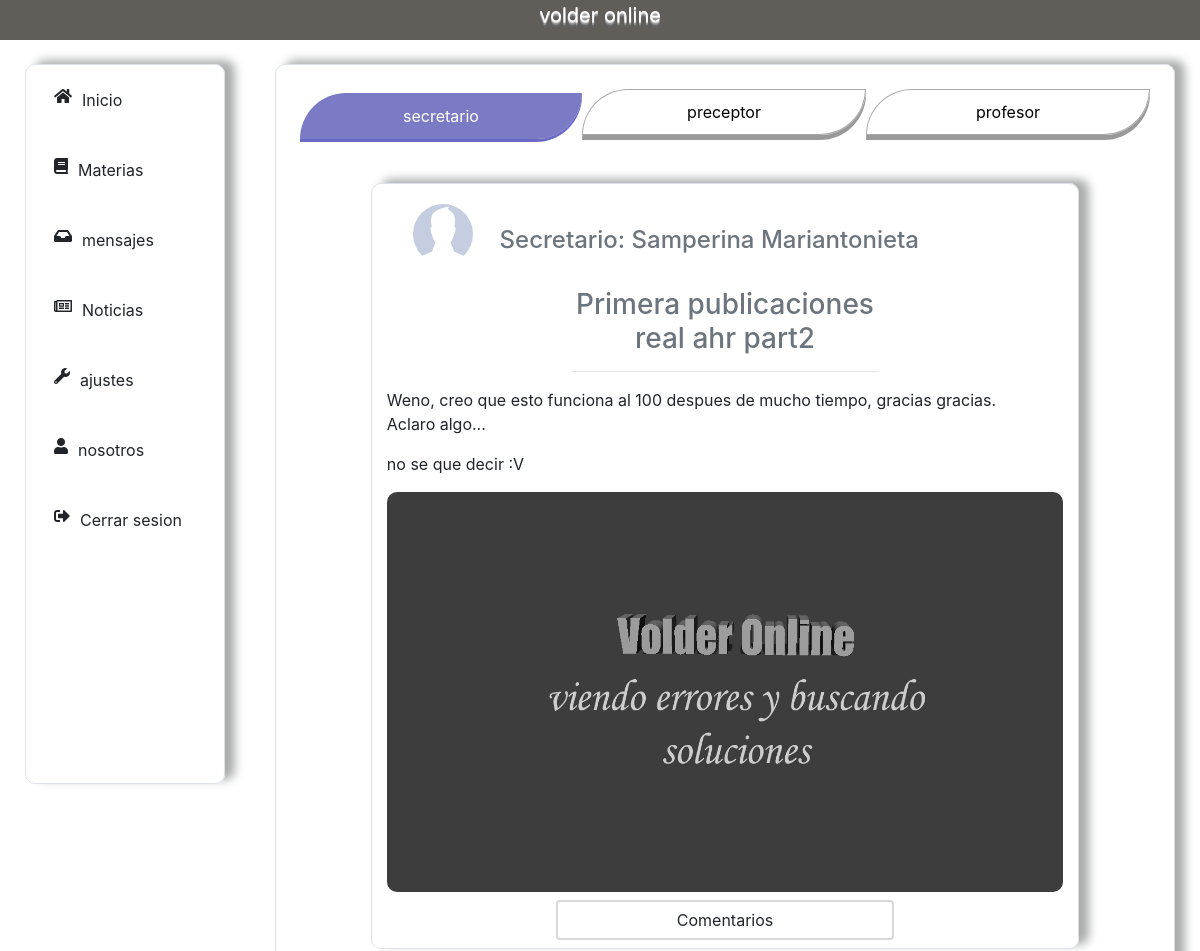
/estudiante/noticias/ (signed in, upper part), run on an earlier commit of the app's database.
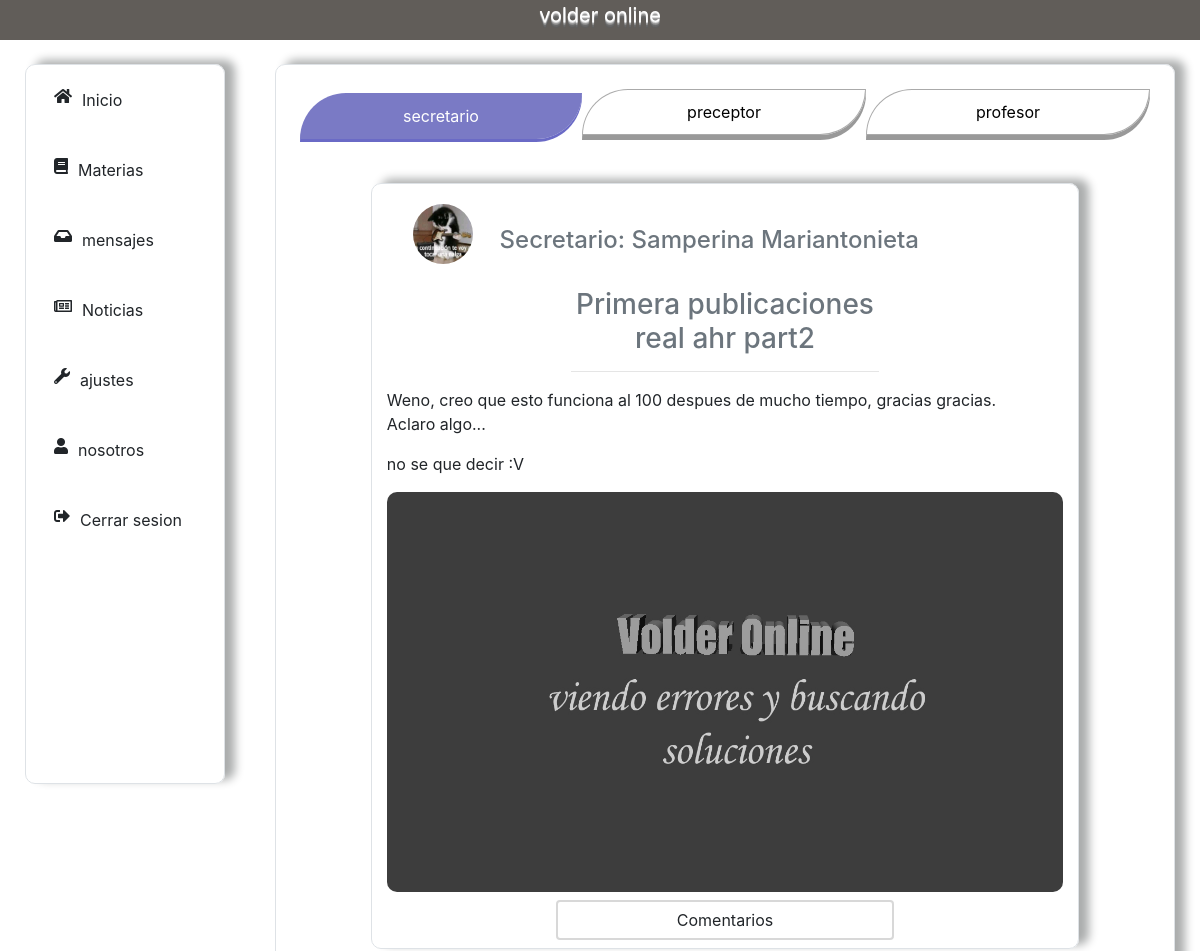
And on a later commit of the database.
### noticias/models.py (models this page shows)
class SecretarioNoticia(models.Model):
    user = models.ForeignKey(User, on_delete = models.CASCADE, null=True, blank=True)
    titulo = models.CharField(max_length=50)
    mensaje = models.TextField(max_length=1999)
    url = models.URLField(max_length=200, null=True, blank=True)
    imagen = models.ImageField(upload_to="noticias/secretario", null=True, blank=True)
    preceptor = models.BooleanField(default=None)
    profesor = models.BooleanField(default=None)
    estudiante = models.BooleanField(default=None)
    created = models.DateField(auto_now_add=True)
    class Meta():
        verbose_name = "Secretario Noticia"
        verbose_name_plural = "Secretario Noticias"
    def __str__(self):
        return self.titulo

### usuarios/models.py (models this page shows, shortened)
class Secretario(models.Model):
    user = models.OneToOneField(User, on_delete = models.CASCADE)
    nombre = models.CharField(max_length=50)
    apellido = models.CharField(max_length=50)
    foto =  models.ImageField(upload_to="fotos_de_perfil/secretario", null=True, blank=True)
    @property
    def imageURL(self):
        try:
            url = self.foto.url
        except:
            url = "/static/img/fotoPerfil.jpg"
        return url

### volder_app/decorators.py (the view)
        def wrapper(request, *args, **kwargs):
            if not hasattr(request.user, self.attribute):
                return redirect(self.redirect_to_url, **self.args_dict_to_redirect)
            return view(request, *args, **kwargs)

### noticias/models.py (called while the page is built)
    def __str__(self):
        return self.titulo

    def __str__(self):
        return self.titulo

### usuarios/models.py (called while the page is built)
    @property
    def imageURL(self):
        try:
            url = self.foto.url
        except:
            url = "/static/img/fotoPerfil.jpg"
        return url

    @property
    def imageURL(self):
        try:
            url = self.foto.url
        except:
            url = "/static/img/fotoPerfil.jpg"
        return url

### volder_app/templates/volder/noticias_estudiante.html (shortened to what this page needs)
{% extends 'volder/base.html' %}
{% load static %}
{% block content %}
<div class="mid-contenido mid-contenido-animacion border col-12 col-md-9 mx-auto my-4 p-4">
    <div class="row botones-filtros" role="group" aria-label="Basic mixed styles example">
        <button type="button" onclick="ocultar(), mostrarSecretario()" id="boton-secretario" class="col">secretario</button>
        <button type="button" onclick="ocultar(), mostrarPreceptor()" id="boton-preceptor" class="col">preceptor</button>
        <button type="button" onclick="ocultar(), mostrarProfesor()" id="boton-profesor" class="col">profesor</button>
    </div>
    <div id="contenedor-secretario">
    {% for noticia in secretario_noticias %}
        <div class="col-md-10 publicaciones border mx-auto my-5">
            <div class="row publicaciones-top my-1 ">
                <div class="col-md-2 publicaciones-top-foto my-3  p-0">
                    <img src="{{noticia.user.secretario.imageURL}}">
                </div>
                <div class="col-md publicaciones-top-nick my-1  p-0">
                    <h4 class="text-muted"> Secretario: {{noticia.user.secretario.apellido}} {{noticia.user.secretario.nombre}} </h4>
                </div>
            </div>
            <div class="col-md-6 publicaciones-titulo mx-auto my-2 ">
                <h3 class="text-center text-muted">{{noticia}}</h3><hr>
            </div>
            <div class="publicaciones-contenido">
                <p>{{ noticia.mensaje|linebreaks }}</p>
            </div>
            {% if noticia.imagen %}
                <div class="publicaciones-imagen">
                    <img src="{{ noticia.imagen.url }}">
                </div>
            {% endif%}
            <div class="publicaciones-comentarios">
                <a href="{% url 'ver_noticia_secre' noticia.id %}" class="btn mx-auto my-2 col-6"> Comentarios </a>
            </div>
        </div>
    {% endfor %}
    </div>
</div>
{% endblock %}

What changed in the data, as far as the page shows it:
changed through a linked row, SecretarioNoticia "Primera publicaciones real ahr part2": user.secretario.imageURL: picture added in place of a placeholder
